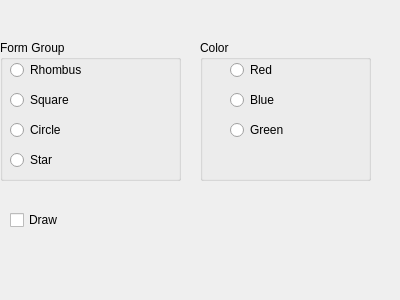
<?xml version="1.0" encoding="UTF-8"?>
<ui version="4.0">
 <class>menuwindow</class>
 <widget class="QWidget" name="menuwindow">
  <property name="geometry">
   <rect>
    <x>0</x>
    <y>0</y>
    <width>400</width>
    <height>300</height>
   </rect>
  </property>
  <property name="windowTitle">
   <string>Menu</string>
  </property>
  <widget class="QGroupBox" name="formGroup">
   <property name="geometry">
    <rect>
     <x>0</x>
     <y>40</y>
     <width>181</width>
     <height>141</height>
    </rect>
   </property>
   <property name="title">
    <string>Form Group</string>
   </property>
   <widget class="QRadioButton" name="rhombusRadioButton">
    <property name="geometry">
     <rect>
      <x>10</x>
      <y>20</y>
      <width>95</width>
      <height>20</height>
     </rect>
    </property>
    <property name="text">
     <string>Rhombus</string>
    </property>
   </widget>
   <widget class="QRadioButton" name="circleRadioButton">
    <property name="geometry">
     <rect>
      <x>10</x>
      <y>80</y>
      <width>95</width>
      <height>20</height>
     </rect>
    </property>
    <property name="text">
     <string>Circle</string>
    </property>
   </widget>
   <widget class="QRadioButton" name="starRadioButton">
    <property name="geometry">
     <rect>
      <x>10</x>
      <y>110</y>
      <width>95</width>
      <height>20</height>
     </rect>
    </property>
    <property name="text">
     <string>Star</string>
    </property>
   </widget>
   <widget class="QRadioButton" name="squareRadioButton">
    <property name="geometry">
     <rect>
      <x>10</x>
      <y>50</y>
      <width>95</width>
      <height>20</height>
     </rect>
    </property>
    <property name="text">
     <string>Square</string>
    </property>
   </widget>
  </widget>
  <widget class="QGroupBox" name="colorGroup">
   <property name="geometry">
    <rect>
     <x>200</x>
     <y>40</y>
     <width>171</width>
     <height>141</height>
    </rect>
   </property>
   <property name="title">
    <string>Color</string>
   </property>
   <widget class="QRadioButton" name="colorRedRadioButton">
    <property name="geometry">
     <rect>
      <x>30</x>
      <y>20</y>
      <width>95</width>
      <height>20</height>
     </rect>
    </property>
    <property name="text">
     <string>Red</string>
    </property>
   </widget>
   <widget class="QRadioButton" name="colorBlueRadioButton">
    <property name="geometry">
     <rect>
      <x>30</x>
      <y>50</y>
      <width>95</width>
      <height>20</height>
     </rect>
    </property>
    <property name="text">
     <string>Blue</string>
    </property>
   </widget>
   <widget class="QRadioButton" name="colorGreenRadioButton">
    <property name="geometry">
     <rect>
      <x>30</x>
      <y>80</y>
      <width>95</width>
      <height>20</height>
     </rect>
    </property>
    <property name="text">
     <string>Green</string>
    </property>
   </widget>
  </widget>
  <widget class="QCheckBox" name="drawCheckBox">
   <property name="geometry">
    <rect>
     <x>10</x>
     <y>210</y>
     <width>81</width>
     <height>20</height>
    </rect>
   </property>
   <property name="text">
    <string>Draw</string>
   </property>
  </widget>
 </widget>
 <resources/>
 <connections/>
</ui>
